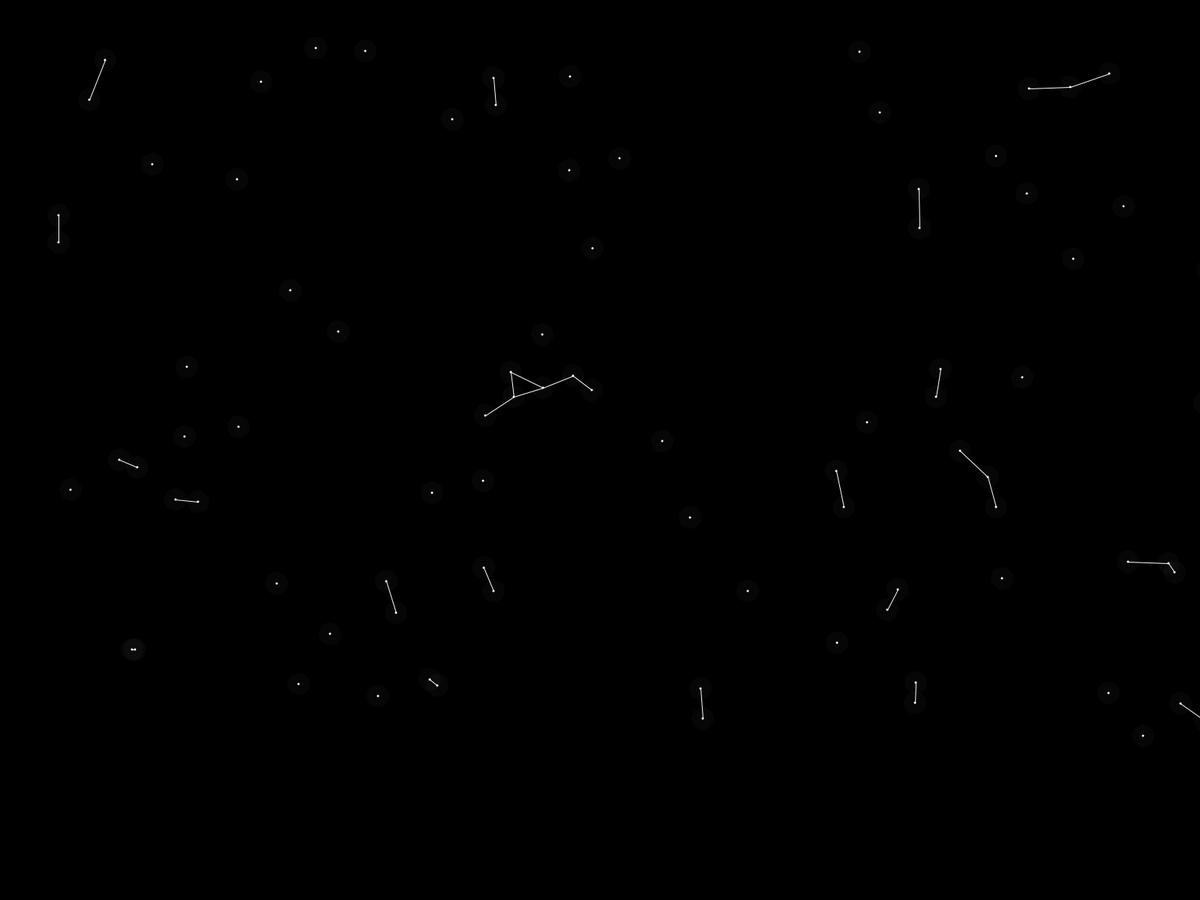
Frame 1 (no input)
Frame 60 (the mouse pressed at the canvas centre just before this capture): identical to frame 1, image omitted
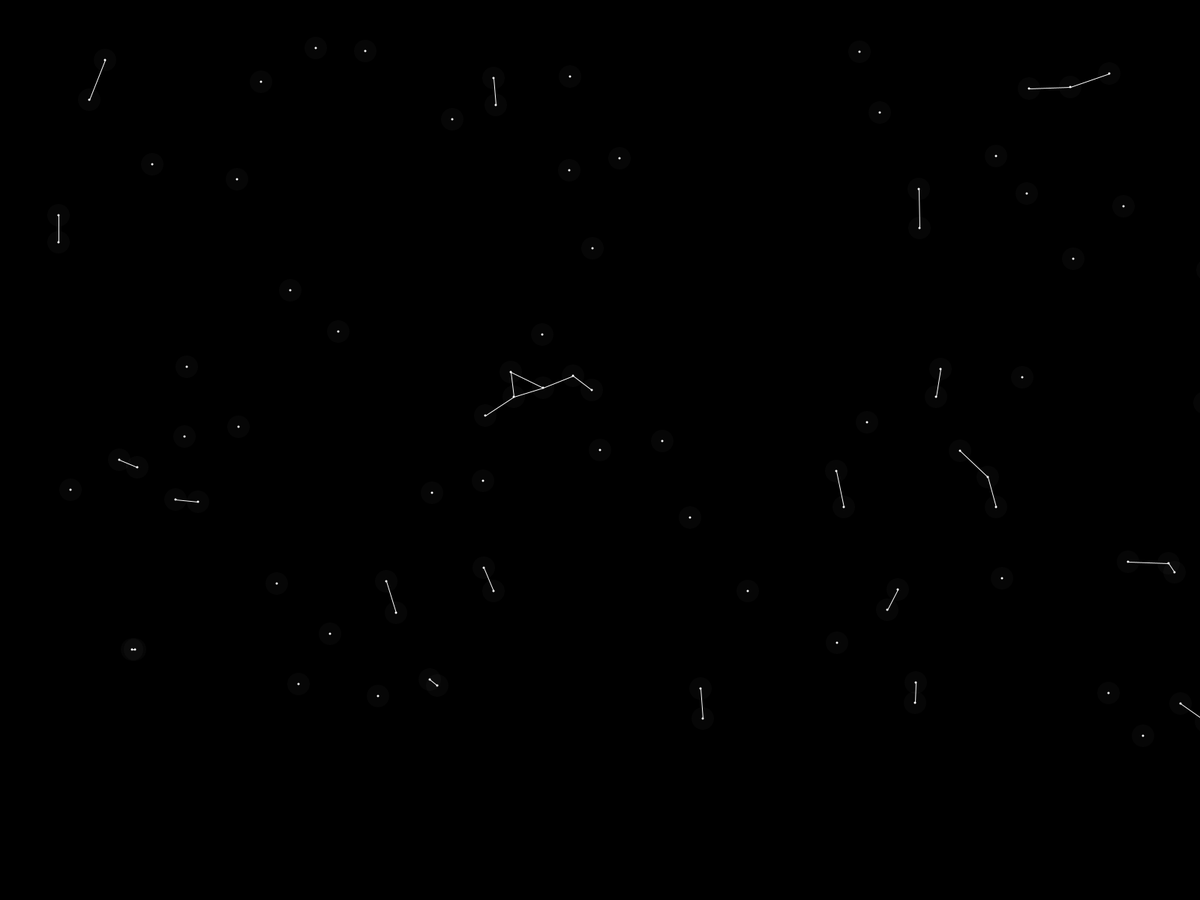
Frame 120 (the mouse held since frame 60 and released just before this capture)

The Processing sketch that drew these frames (run headless with seeded random() and noise(); from frame 60 on, the mouse is pressed at the canvas centre):

// Processing sketch: Cyrcle
// ── Cyrcle.pde
// This makes 2 list, one containing the nodes that will connect
Node[] nodes = new Node[1000];

// Number of nodes that the app starts with
int nodeCount = 100;

// Setup function runs before the first frame is loaded which we can using to 'setup' the app
void setup() {
    fullScreen();
    background(10);
    noStroke();

    for (int i = 0; i < nodes.length; i++) {
        nodes[i] = new Node(i, nodes);
    }

    placeStars();
}

// This function takes 100 nodes and puts them randomly on the screen
void placeStars() {
    for (int i = 0; i < nodeCount; i++) {
        int x = int(random(50, 1870));
        int y = int(random(50, 1030));
        nodes[i].setPrePosition(x, y);
        nodes[i].display();
    }
}

// The draw function displays every line between the nodes
void draw() {
    background(0);
    for (int i = 0; i < nodeCount; i++) {
        nodes[i].display();
        nodes[i].displayNetwork(nodeCount);
    }
}

// The mousePressed function places a node when the the mouse is pressed
void mousePressed() {
  ellipse(mouseX, mouseY, 3, 3);
  if (nodeCount < nodes.length) {
     nodes[nodeCount].setPosition();
     nodeCount++;
  }
}

// ── CyrcleClass.pde
// This is the cookie cutter for the node it contains all the information about it
class Node {
    int x;
    int y;
    int radius = 30;
    int id;
    Node[] otherNodes;

    Node(int tempId, Node[] tempOthers) {
        id = tempId;
        otherNodes = tempOthers;
    }

    void setPrePosition(int _tempx, int _tempy) {
        x = _tempx;
        y = _tempy;
    }

    void setPosition() {
        x = mouseX;
        y = mouseY;
    }

    // Displays the nodes on the screen
    void display() {
        noStroke();
        fill(255);
        ellipse(x, y, 3, 3);
        fill(255, 6);
        ellipse(x, y, radius, radius);
    }

    // Draws the lines if two node overlap
    void displayNetwork(int nodeCount) {
        stroke(255);
        for (int i = id+1; i < nodeCount; i++) {
            if (overlap(otherNodes[i])) {
                line(x, y, otherNodes[i].x, otherNodes[i].y);
            }
        }
    }

    // This function gets called
    boolean overlap(Node n) {
        float distanceFromCenters = dist(x, y, n.x, n.y);
        float diameter = radius + n.radius;
        if (distanceFromCenters < diameter) {
            return true;
        } else {
            return false;
        }
    }
}
